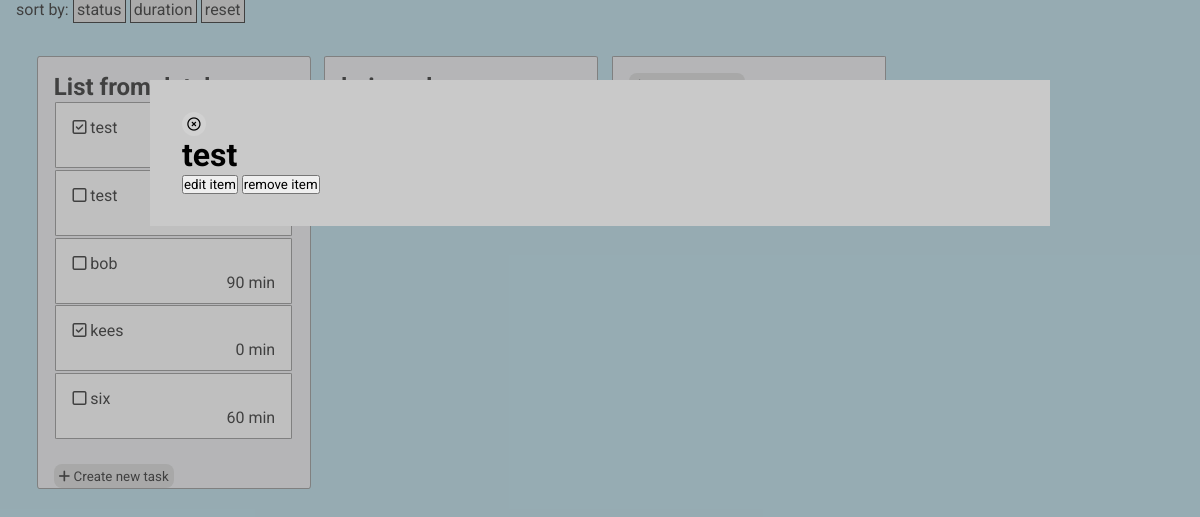
Screenshot of /?page=detail&id=33 with the database file from the repository.
### tables this page shows
CREATE TABLE `list` (
  `id` int(11) NOT NULL,
  `name` varchar(255) NOT NULL
);

CREATE TABLE `items` (
  `id` int(11) NOT NULL,
  `name` varchar(155) NOT NULL,
  `description` text NOT NULL,
  `completed` int(11) NOT NULL,
  `listid` int(11) NOT NULL,
  `duration` int(255) NOT NULL
);

### php/controller/indexController.php (called while the page is built)
<?php
function showIndex() {
    $listData = getLists();
    require 'php/view/index.php';
}
function getItemsController($id) {
    if ($_GET["sort"] == "status") {
        $itemsData = getItemsFromListSortByStatus($id);
    } elseif ($_GET["sort"] == "duration") {
        $itemsData = getItemsFromListSortByDuration($id);
    } else {
        $itemsData = getItemsFromList($id);
    }
    return $itemsData;
}
?>

### php/controller/detailController.php (called while the page is built, shortened)
<?php
function showdetail() {
    $item = getItemFromId($_GET['id']);
    showIndex();
    require 'php/view/detailItem.php';
}
?>

### php/model/connection.php (called while the page is built, shortened)
<?php
function connectDb() {
    $servername = 'localhost';
    $database = 'todolist';
    $username = 'root';
    $password = 'mysql';
    try {
        $conn = new PDO("mysql:host=$servername;dbname=$database", $username, $password);
        $conn->setAttribute(PDO::ATTR_ERRMODE, PDO::ERRMODE_EXCEPTION);
    }
    catch(PDOException $e)
        {
        echo "Connection failed: " . $e->getMessage();
        }
    return $conn;
}
function getLists() {
    $conn = connectDb();
        try {
            $stmt = $conn->prepare("SELECT * FROM list");
            $stmt->execute();
            $result = $stmt->fetchall();
        }
        catch(PDOException $e){
            echo "Connection failed: " . $e->getMessage();
        }
    return $result;
}
function getItemsFromList($listId) {
    $conn = connectDb();
    try {
        $stmt = $conn->prepare("SELECT * FROM items where `listid`=:listId");
        $stmt->bindParam(":listId", $listId);
        $stmt->execute();
        $result = $stmt->fetchall();
    }
    catch(PDOException $e){
        echo "Connection failed: " . $e->getMessage();
    }
return $result;
}
function getItemFromId($itemId) {
    $conn = connectDb();
    try {
        $stmt = $conn->prepare("SELECT * FROM items where `id`=:itemId");
        $stmt->bindParam(":itemId", $itemId);
        $stmt->execute();
        $result = $stmt->fetch();
    }
    catch(PDOException $e){
        echo "Connection failed: " . $e->getMessage();
    }
return $result;
}
?>

### php/view/index.php (the view)
<span id="sortSpan">
<a> sort by: </a><a class="sortBtn" href="?page=index&sort=status">status</a> <a class="sortBtn" href="?page=index&sort=duration">duration</a> <a class="sortBtn" href="?page=index">reset</a>
</span>
<section id="listSection">
        <?php
            foreach ($listData as $data) {
                $itemsData = getItemsController($data['id'])
        ?>
        <div class="notAboveAndBelow">
        <div class="list"><h1><a class="check" href="?page=EditList&id=<?= $data['id']; ?>"><?= $data['name']?></a></h1>
            <div class="itemsDiv">
        <?php foreach ($itemsData as $items) { ?>
                <div  class="item">
                    <a class="check" href="php/controller/quickcomplete.php?id=<?= $items['id']; ?>"><i class="far fa<?php if ($items['completed'] == 1) { echo '-check'; } ?>-square"></i></a>
                    <a class="itemName" href="?page=detail&id=<?= $items['id']; ?>"><?= $items['name']; ?></a>
                    <br> <br>
                    <a class="durationTxt"><?= $items['duration'];?> min</a>
                </div>
        <?php } ?>
            </div>
            <div class="createBtn">
            <button id="createBtn" onclick="location.href='?page=CreateItem&id=<?= $data['id']; ?>'"><i class="fas fa-plus"></i> <a>Create new task</a></button>
            </div>
        </div>
        </div>
        <?php } ?>
        <div class="notAboveAndBelow">
        <div class="createListDiv">
        <button id="createBtn" onclick="location.href='?page=CreateList'"><i class="fas fa-plus"></i> <a>Create new List</a></button> <a href=""></a>
        </div>
        </div>
</section>

### php/view/detailItem.php (shortened to what this page needs)
<div class="background">
    <div class="detailDiv">
        <button id="exit" onclick="location.href='?page=index'"><i class="far fa-times-circle"></i></button>
        <h1><?= $item['name']; ?></h1>
        <button onclick="location.href='?page=editItem&id=<?= $item['id']; ?>'">edit item</button>
        <button onclick="location.href='?page=removeItem&id=<?= $item['id']; ?>'">remove item</button>
    </div>
</div>

### styles/style.css (style rules this page uses)
* { padding: 0; margin: 0; font-family: 'Roboto', sans-serif; }
body { background-color: lightblue; }
.background { height: 100vh; width: 100%; box-sizing: border-box; top: 0; left: 0; position: absolute; background-color: rgba(128, 128, 128, 0.5); }
button { cursor: pointer; }
#listSection { box-sizing: border-box; padding: 2rem; height: 100vh; overflow-x: scroll; overflow-y: hidden; white-space:nowrap }
.list { padding: 1rem; border: grey 1px solid; background-color: rgb(235, 236, 240); border-radius: 1%; min-height: 0; width: 15rem; float: left; margin: 0.3rem; position: relative; }
.createListDiv { padding: 1rem; border: grey 1px solid; background-color: rgb(235, 236, 240); border-radius: 1%; height: 2rem; width: 15rem; float: left; margin: 0.3rem; position: relative; }
.itemsDiv { max-height: 70vh; min-height: 0; width: 100%; margin-bottom: 2rem; overflow: auto; }
.item { padding: 1rem; border: grey 1px solid; background-color: white; border-radius: 1%; height: 2rem; line-height: 0.5rem; margin: 0.1rem; }
.check { text-decoration: none; color: black; }
.createBtn { position: absolute; bottom: 0; }
.itemName { color: black; text-decoration: none; }
.detailDiv { background-color: rgb(201, 201, 201); margin: 5rem auto; width: 75%; padding: 2rem; box-sizing: border-box; }
.notAboveAndBelow { display:inline-block; height: 70vh; }
#exit { border-radius: 90px; height: 1.5rem; width: 1.5rem; border: none; background-color: rgb(209, 209, 209); text-align: center; text-decoration: none; }
#createBtn { cursor: pointer; border: none; background-color: rgb(209, 209, 209); text-align: center; text-decoration: none; padding: 0.3rem; border-radius: 0.5rem; }
.durationTxt { float: right; }
#sortSpan { padding: 1rem; }
#sortSpan .sortBtn { text-decoration: none; color: black; padding: 0.2rem; background-color: rgb(214, 214, 214); border: black 1px solid; }

### rows the page displays
list: name "List from…"
items: completed 1 (drawn), name "test"
items: completed 0 (drawn), name "test"
items: completed 0 (drawn), name "bob", duration "90"
items: completed 1 (drawn), name "kees", duration "0"
items: completed 0 (drawn), name "six", duration "60"
